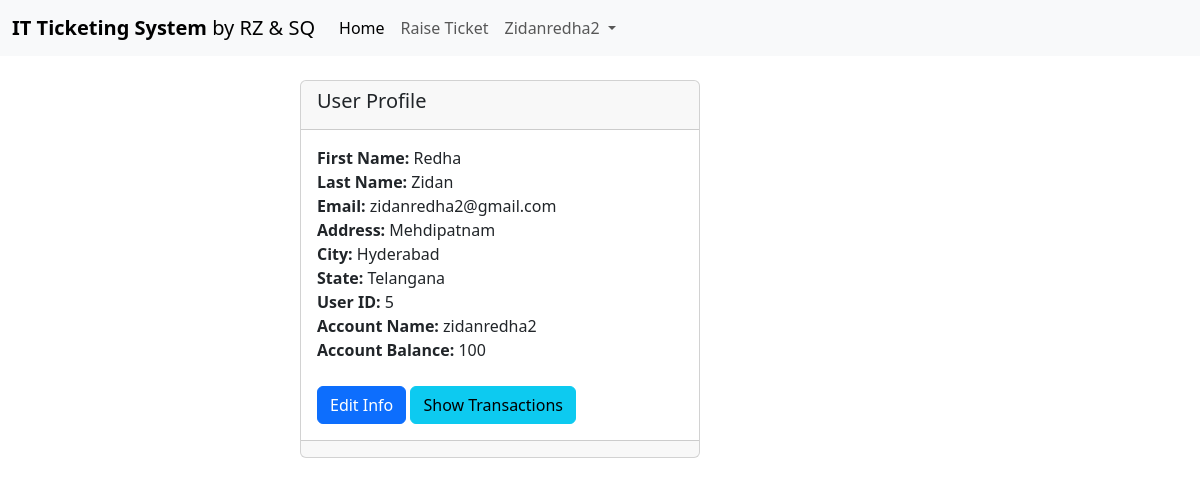
The app's page /profile/ (signed in) with its own data.
### myapp/models.py (models this page shows)
class UserProfile(models.Model):
    user  = models.OneToOneField(User, on_delete=models.CASCADE, null= True)
    Address= models.CharField(max_length=100)
    City = models.CharField(max_length=100)
    State= models.CharField(max_length=100)

class Account(models.Model):
    ACCOUNT_HOLDER = models.OneToOneField(User,  on_delete=models.CASCADE, null=True)
    ACCOUNT_BALANCE= models.IntegerField()

### myapp/views.py (the view)
# urls.py: path('profile/', views.User_Profile, name='profile'),
def User_Profile(request):
    if request.user.is_authenticated:
        user= request.user
        ProfileDatas = UserProfile.objects.filter(user=user)
        AccountDatas = Account.objects.filter(ACCOUNT_HOLDER=user)
        return render(request, 'Userprofile.html', {'AccountDatas': AccountDatas, 'ProfileDatas': ProfileDatas})
    else:
        messages.success(request, 'Please login to view your profile')
        return redirect('login')

### myapp/TEMPLATES/Userprofile.html (shortened to what this page needs)
{%extends 'Base.html' %}
    {%block content%}
    <div class="col-4 offset-3">
        <br>
    <div class="card text">
        <div class="card-header">
          <h5>User Profile</h5>
        </div>
        <div class="card-body">
            {% for ProfileData in ProfileDatas %}
            <strong>First Name: </strong>{{request.user.first_name}}<br>
            <strong>Last Name: </strong>{{request.user.last_name}}<br>
            <strong>Email: </strong>{{request.user.email}}<br>
            <strong>Address: </strong>{{ProfileData.Address}}<br>
            <strong>City: </strong>{{ProfileData.City}}<br>
            <strong>State: </strong>{{ProfileData.State}}<br>
            <strong>User ID: </strong>{{ProfileData.id}}<br>
            {% for AccountData in AccountDatas %}
            <strong>Account Name: </strong>{{AccountData.ACCOUNT_HOLDER}}<br>
            <strong>Account Balance: </strong>{{AccountData.ACCOUNT_BALANCE}}<br>
            {% endfor %}
            <br>
          <a href="{% url 'update_profile' ProfileData.id %}" class="btn btn-primary">Edit Info</a>
          <a href="{% url 'update_profile' ProfileData.id %}" class="btn btn-info">Show Transactions</a>
        </div>
        <div class="card-footer text-body-secondary">
        </div>
      </div>
    {% endfor %}
    </div>
    {%endblock content%}

### myapp/TEMPLATES/Navbar.html (shortened to what this page needs)
<nav class="navbar navbar-expand-lg bg-body-tertiary">
    <div class="container-fluid">
      <a class="navbar-brand" href="{% url 'base' %}"><b>IT Ticketing System</b> by RZ & SQ</a>
      <div class="collapse navbar-collapse" id="navbarSupportedContent">
        <ul class="navbar-nav me-auto mb-2 mb-lg-0">
          {% if request.user.is_authenticated and request.user.is_superuser %}
          <li class="nav-item">
            <a class="nav-link active" aria-current="page" href="{% url 'base' %}">Home</a>
          </li>
          <li class="nav-item">
            <a class="nav-link active" aria-current="page" href="{% url 'mycart' %}">My Tickets</a>
          </li>
          <li class="nav-item">
            <a class="nav-link" href="{% url 'taskdetails' %}">Raise Ticket</a>
          </li>
          <li class="nav-item">
            <a class="nav-link" href="{% url 'account' %}">Add Coins</a>
          </li>
          <li class="nav-item dropdown">
            <a class="nav-link dropdown-toggle" href="#" role="button" data-bs-toggle="dropdown" aria-expanded="false">
              {{ request.user|capfirst }}
            </a>
            <ul class="dropdown-menu">
              <li><a class="dropdown-item" href="{% url 'profile' %}">Show Profile</a></li>
              <li><a class="dropdown-item" href="{% url 'ChangePassword' %}">Change Password</a></li>
              <li><a class="dropdown-item" href="{% url 'logout' %}">Logout</a></li>
            </ul>
          {% elif request.user.is_authenticated %}
          <li class="nav-item">
            <a class="nav-link active" aria-current="page" href="{% url 'base' %}">Home</a>
          </li>
          <li class="nav-item">
            <a class="nav-link" href="{% url 'taskdetails' %}">Raise Ticket</a>
          </li>
          <li class="nav-item dropdown">
            <a class="nav-link dropdown-toggle" href="#" role="button" data-bs-toggle="dropdown" aria-expanded="false">
              {{ request.user|capfirst }}
            </a>
          {% endif %}
        </ul>
      </div>
    </div>
  </nav>

### records on screen
UserProfile: Address "Mehdipatnam", City "Hyderabad", State "Telangana", id "5"
Account: ACCOUNT_HOLDER "zidanredha2", ACCOUNT_BALANCE "100"

### other values on screen
{{ request.user|capfirst }} "Zidanredha2"
{{ request.user.first_name }} "Redha"
{{ request.user.last_name }} "Zidan"
{{ request.user.email }} "zidanredha2@gmail.com"
